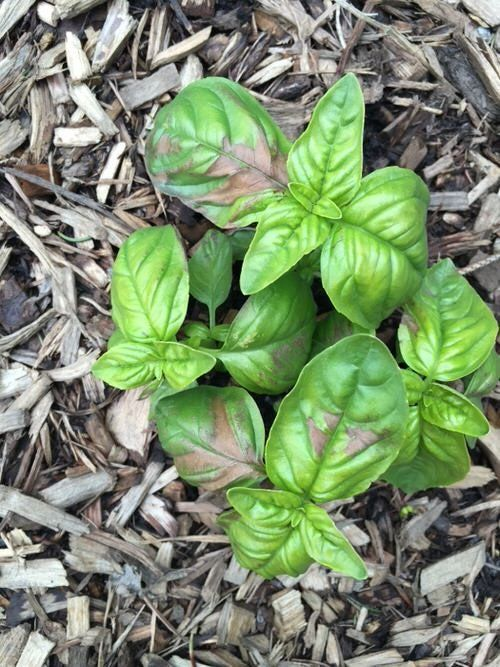
#> input picture cropguard/dataset/malade/Basil Leaves Turning Black or Brown_ Reasons and Solutions.jpeg, 500 x 667 px; its folder holds only this picture in this run
$ python -i caracteristiques.py   (imports and definitions only)
#> lines starting #> are read from the running program, lines starting #| are printed output that depends on the picture; after the words box and inside, x2 and y2 are one past the last pixel; in counts of white or black regions, pixels touching at a corner belong together
# Analyse d'une feuille : on isole la FEUILLE (on ecarte le fond : terre, paillage,
# ombres), puis on repere les parties qui s'ecartent du vert sain a l'INTERIEUR de la
# feuille : taches noires, taches blanches, jaunissement, pourriture.
#
# Honnete : c'est une heuristique couleur + forme, pas un modele entraine par maladie.
# Elle marche le mieux sur un gros plan d'une feuille. Le verdict global (sain / a
# surveiller / malade) vient du modele entraine (extraire + entrainer.py), qui recoit
# maintenant AUSSI la part de chaque symptome : il "voit" donc les taches.

from PIL import Image, ImageFilter
import numpy as np

TAILLE = 160

COULEURS = {
    "Jaunissement":   (245, 180, 40),
    "Taches blanches":(90, 170, 255),
    "Taches noires":  (255, 120, 40),
    "Pourriture":     (245, 60, 100),
}

def _bool_to_img(m):
    return Image.fromarray((m * 255).astype("uint8"))

def _dilate(m, it):
    img = _bool_to_img(m)
    for _ in range(it):
        img = img.filter(ImageFilter.MaxFilter(5))
    return np.asarray(img) > 127

def _erode(m, it):
    img = _bool_to_img(m)
    for _ in range(it):
        img = img.filter(ImageFilter.MinFilter(5))
    return np.asarray(img) > 127

def _ouvrir(m):
    return _dilate(_erode(m, 1), 1)   # enleve les pixels isoles

def _analyse(chemin):
    petite = Image.open(chemin).convert("RGB").resize((TAILLE, TAILLE))
    rgb = np.asarray(petite)
    hsv = np.asarray(petite.convert("HSV"), dtype=np.float32)
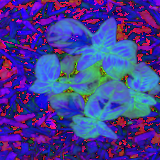
#> hsv: shape (160, 160, 3) float32; mean R, G, B 70.3, 59.9, 144.8
    h, s, v = hsv[:, :, 0], hsv[:, :, 1], hsv[:, :, 2]
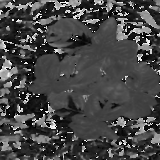
#> h: shape (160, 160) float32; min 0, max 252, mean 70.3
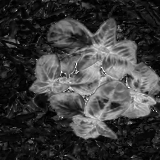
#> s: shape (160, 160) float32; min 0, max 255, mean 59.9

    # 1) Tissu sain : vert a vert clair (lime), assez sature, pas sombre.
    #    (teintes en 0-255 : ~48 = jaune-vert, ~120 = vert-bleu ; sous 48 = jaune)
    sain = (h >= 48) & (h <= 120) & (s > 55) & (v > 55)
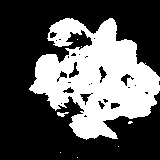
#> sain: shape (160, 160) bool; 34.8% white; 8 white regions (6 under 20 px), largest, box (x1, y1, x2, y2) and area: (29, 18, 160, 140) 8851, (57, 112, 69, 117) 35

    # 2) Feuille = tissu sain avec ses trous rebouches (fermeture morphologique).
    #    Les taches interieures rejoignent la feuille ; le fond exterieur reste dehors.
    feuille = _erode(_dilate(sain, 6), 6)
#> after the loop in _dilate, `for _ in range(it):`: img: PIL image 160x160 L; 68.3% white; 2 black regions, box (x1, y1, x2, y2) and area: (0, 0, 160, 160) 7145, (90, 128, 160, 160) 962
#> after the loop in _erode, `for _ in range(it):`: img: PIL image 160x160 L; 43.8% white; 1 white region, box (x1, y1, x2, y2) and area: (29, 18, 160, 160) 11205
    # On analyse un peu a l'INTERIEUR du bord : l'anneau feuille/fond n'est ni vraiment
    # sain ni vraiment fond, il ne doit pas etre compte comme un symptome.
    interieur = _erode(feuille, 2)
#> in _erode (call 2), `return np.asarray(img) > 127`: returned value: shape (160, 160) bool; 36% white; 2 white regions, box (x1, y1, x2, y2) and area: (38, 23, 160, 136) 9165, (64, 156, 74, 160) 40
    aire = max(int(interieur.sum()), 1)
#> aire = 9205

    # 3) Symptomes = pixels de l'interieur de la feuille qui ne sont PAS du tissu sain.
    anormal = interieur & (~sain)
#> anormal: shape (160, 160) bool; 6% white; 34 white regions (19 under 20 px), largest, box (x1, y1, x2, y2) and area: (51, 30, 92, 63) 490, (59, 96, 84, 116) 215, (103, 116, 129, 132) 129
    reste = anormal.copy()

    noir = reste & (v < 70)
#> noir: shape (160, 160) bool; 2% white; 24 white regions (15 under 20 px), largest, box (x1, y1, x2, y2) and area: (51, 47, 69, 62) 92, (69, 62, 79, 78) 63, (99, 66, 107, 83) 58
    reste = reste & (~noir)
#> reste: shape (160, 160) bool; 4% white; 42 white regions (34 under 20 px), largest, box (x1, y1, x2, y2) and area: (51, 30, 92, 54) 378, (59, 96, 84, 116) 215, (103, 120, 115, 132) 71
    blanc = reste & (v > 195) & (s < 55)
#> blanc: shape (160, 160) bool; 0.8% white in thin lines or dots, all inside (x1, y1, x2, y2) = (55, 28, 160, 136)
    reste = reste & (~blanc)
#> reste: shape (160, 160) bool; 3.2% white; 45 white regions (37 under 20 px), largest, box (x1, y1, x2, y2) and area: (51, 31, 92, 54) 272, (61, 96, 84, 116) 154, (86, 26, 100, 34) 68
    jaune = reste & (h < 48) & (s > 70) & (v >= 100)
#> jaune: shape (160, 160) bool; 0.21% white in thin lines or dots, all inside (x1, y1, x2, y2) = (62, 36, 160, 112)
    reste = reste & (~jaune)
#> reste: shape (160, 160) bool; 3% white in thin lines or dots, all inside (x1, y1, x2, y2) = (51, 26, 160, 160)
    pourri = reste & (h < 45) & (s >= 25) & (v >= 45) & (v <= 160)
#> pourri: shape (160, 160) bool; 0.48% white in thin lines or dots, all inside (x1, y1, x2, y2) = (51, 27, 160, 160)

    masques = {
        "Taches noires":  _ouvrir(noir),
        "Taches blanches":_ouvrir(blanc),
        "Jaunissement":   _ouvrir(jaune),
        "Pourriture":     _ouvrir(pourri),
    }
#> in _erode (call 3), `return np.asarray(img) > 127`: returned value: shape (160, 160) bool; 0.02% white in thin lines or dots, all inside (x1, y1, x2, y2) = (60, 53, 62, 56)
#> the loop in _dilate (call 2), `for _ in range(it):` made 1 pass
#> pass 1, in _dilate (call 2), `img = img.filter(ImageFilter.MaxFilter(5))`:
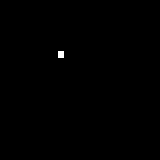
#> img: PIL image 160x160 L; 0.16% white; 1 white region, box (x1, y1, x2, y2) and area: (58, 51, 64, 58) 42
    parts = {nom: round(float(m.sum()) / aire * 100, 1) for nom, m in masques.items()}
#> parts = {'Taches noires': 0.5, 'Taches blanches': 0, 'Jaunissement': 0, 'Pourriture': 0}
    return rgb, hsv, sain, interieur, masques, parts

# --- Ce que recoit le modele entraine ---
def extraire(chemin):
    rgb, hsv, sain, feuille, masques, parts = _analyse(chemin)
    h, s, v = hsv[:, :, 0], hsv[:, :, 1], hsv[:, :, 2]
    aire = max(int(feuille.sum()), 1)

    # histogramme de teinte sur le tissu SAIN (12 tranches)
    hist, _ = np.histogram(h[sain], bins=12, range=(0, 255))
    hist = hist / max(int(sain.sum()), 1)

    # parts de symptomes (0..1) : le modele "voit" enfin les taches
    sympt = np.array([parts["Taches noires"], parts["Taches blanches"],
                      parts["Jaunissement"], parts["Pourriture"]], dtype=np.float32) / 100.0
    total = float(sum(m.sum() for m in masques.values())) / aire
    part_saine = float(sain.sum()) / aire

    extra = np.array([total, part_saine, s.mean() / 255, v.mean() / 255], dtype=np.float32)
    return np.concatenate([hist.astype(np.float32), sympt, extra])

# --- Ce qu'affiche le tableau de bord ---
def analyser_symptomes(chemin):
    *_, masques, parts = _analyse(chemin)
    total = round(min(sum(parts.values()), 100.0), 1)
    dominant = max(parts, key=parts.get)
    if parts[dominant] < 6:
        dominant = None
    return parts, dominant, total

def part_atteinte(chemin):
    *_, parts = _analyse(chemin)
    return round(min(sum(parts.values()), 100.0), 1)

def image_annotee(chemin):
    rgb, hsv, sain, feuille, masques, parts = _analyse(chemin)
#> masques = 4 items
    arr = rgb.copy()
    for nom, m in masques.items():
        couleur = np.array(COULEURS[nom])
        arr[m] = (0.4 * arr[m] + 0.6 * couleur).astype("uint8")
#> this loop made 4 passes
#> (nom, couleur) on passes 1 to 4: ('Taches noires', [255, 120, 40]), ('Taches blanches', [90, 170, 255]), ('Jaunissement', [245, 180, 40]), ('Pourriture', [245, 60, 100])
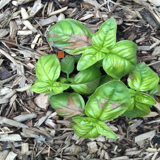
#> arr: shape (160, 160, 3); mean R, G, B 123.9, 142.4, 109
    return Image.fromarray(arr).resize(Image.open(chemin).size)
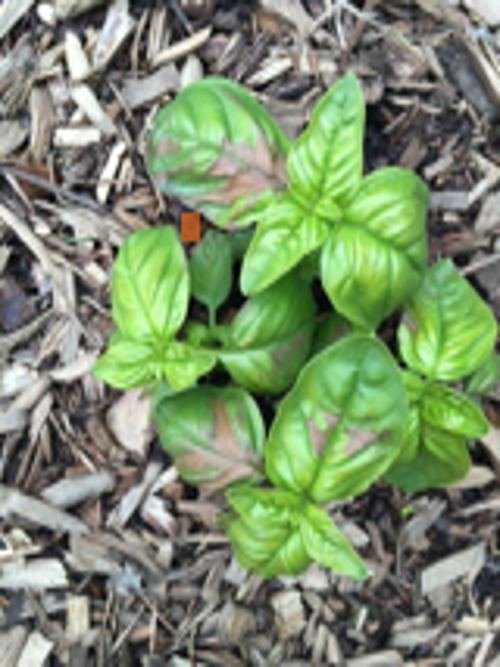
#> returned value: PIL image 500x667 RGB; mean R, G, B 123.9, 142.4, 109

>>> result = image_annotee('dataset/malade/Basil Leaves Turning Black or Brown_ Reasons and Solutions.jpeg')

$ run again, on cropguard/dataset/malade/bv.jpeg
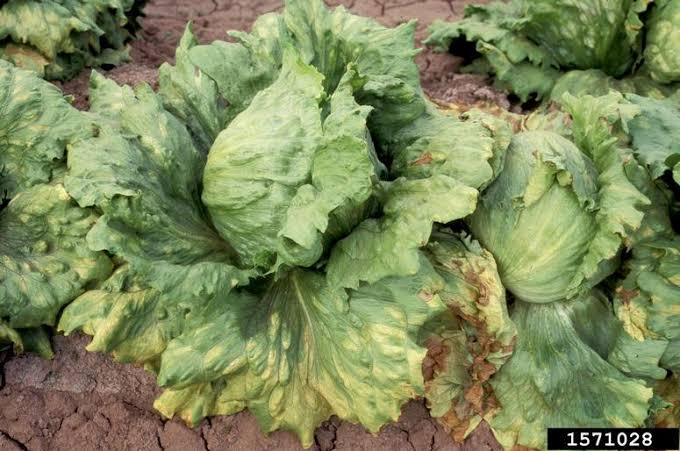
#> input picture cropguard/dataset/malade/bv.jpeg, 680 x 451 px
#> sain: shape (160, 160) bool; 67.1% white; 149 black regions (130 under 20 px), largest, box (x1, y1, x2, y2) and area: (0, 88, 128, 160) 4406, (76, 0, 136, 63) 1034, (0, 0, 67, 45) 997
#> aire = 23857
#> anormal: shape (160, 160) bool; 26.5% white; 151 white regions (130 under 20 px), largest, box (x1, y1, x2, y2) and area: (49, 88, 128, 160) 2548, (76, 0, 136, 63) 1034, (0, 0, 67, 45) 997
#> noir: shape (160, 160) bool; 5.4% white; 82 white regions (66 under 20 px), largest, box (x1, y1, x2, y2) and area: (129, 151, 160, 160) 180, (129, 1, 154, 29) 165, (67, 70, 91, 98) 104
#> blanc: shape (160, 160) bool; 1.1% white in thin lines or dots
#> jaune: shape (160, 160) bool; 13.1% white; 111 white regions (96 under 20 px), largest, box (x1, y1, x2, y2) and area: (49, 88, 128, 160) 2199, (97, 17, 128, 47) 259, (19, 102, 34, 122) 86
#> pourri: shape (160, 160) bool; 3.6% white in thin lines or dots
#> in _analyse, `parts = {nom: round(float(m.sum()) / aire * 100, 1) for nom, m in masq..`: parts = {'Taches noires': 0.7, 'Taches blanches': 0, 'Jaunissement': 7.1, 'Pourriture': 0.2}
#> in image_annotee, `rgb, hsv, sain, feuille, masques, parts = _analyse(chemin)`: masques = 4 items
#> the loop in image_annotee, `for nom, m in masques.items():` made 4 passes
#> (nom, couleur) on passes 1 to 4: ('Taches noires', [255, 120, 40]), ('Taches blanches', [90, 170, 255]), ('Jaunissement', [245, 180, 40]), ('Pourriture', [245, 60, 100])
#> after the loop in image_annotee, `for nom, m in masques.items():`:
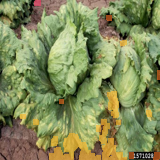
#> arr: shape (160, 160, 3); mean R, G, B 130.7, 139.3, 89.6
#> in image_annotee, `return Image.fromarray(arr).resize(Image.open(chemin).size)`:
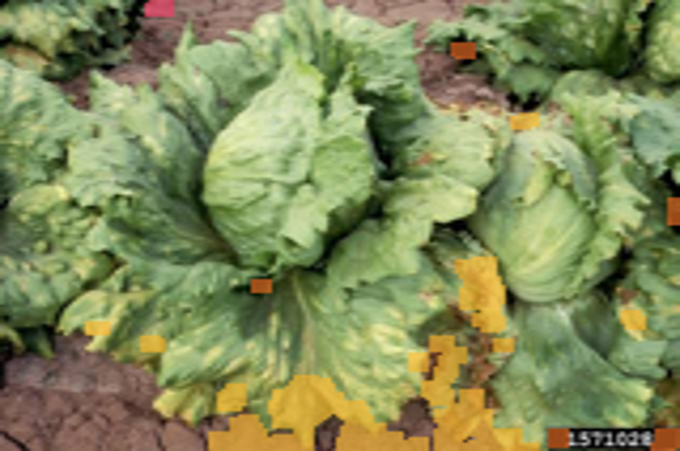
#> returned value: PIL image 680x451 RGB; mean R, G, B 130.8, 139.3, 89.6

$ run again, on cropguard/dataset/malade/ds.jpeg
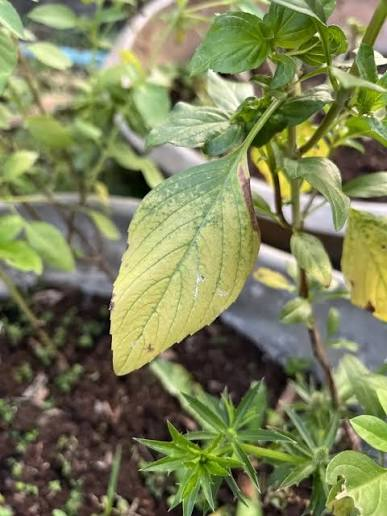
#> input picture cropguard/dataset/malade/ds.jpeg, 387 x 516 px
#> in _analyse, `sain = (h >= 48) & (h <= 120) & (s > 55) & (v > 55)`:
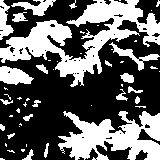
#> sain: shape (160, 160) bool; 38.7% white; 52 white regions (31 under 20 px), largest, box (x1, y1, x2, y2) and area: (0, 0, 160, 87) 4711, (58, 111, 160, 160) 2959, (0, 66, 34, 85) 435
#> aire = 19477
#> anormal: shape (160, 160) bool; 39.2% white; 50 white regions (37 under 20 px), largest, box (x1, y1, x2, y2) and area: (78, 20, 160, 134) 2881, (0, 0, 114, 60) 2672, (0, 81, 75, 160) 2393
#> noir: shape (160, 160) bool; 9.1% white; 98 white regions (77 under 20 px), largest, box (x1, y1, x2, y2) and area: (0, 87, 30, 127) 511, (79, 109, 122, 127) 353, (48, 147, 75, 160) 139
#> blanc: shape (160, 160) bool; 3.7% white; 83 white regions (76 under 20 px), largest, box (x1, y1, x2, y2) and area: (63, 32, 94, 51) 202, (86, 21, 105, 35) 136, (41, 0, 71, 22) 122
#> jaune: shape (160, 160) bool; 7.9% white; 149 white regions (128 under 20 px), largest, box (x1, y1, x2, y2) and area: (48, 0, 97, 24) 378, (124, 32, 149, 50) 150, (7, 15, 28, 38) 139
#> pourri: shape (160, 160) bool; 7.8% white in thin lines or dots
#> the loop in _dilate (call 5), `for _ in range(it):` made 1 pass
#> pass 1, in _dilate (call 5), `img = img.filter(ImageFilter.MaxFilter(5))`:
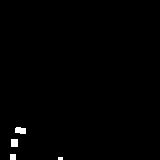
#> img: PIL image 160x160 L; 0.68% white; 4 white regions (1 under 20 px), largest, box (x1, y1, x2, y2) and area: (15, 127, 26, 134) 66, (11, 139, 18, 147) 56, (10, 154, 16, 160) 36
#> in _analyse, `parts = {nom: round(float(m.sum()) / aire * 100, 1) for nom, m in masq..`: parts = {'Taches noires': 3.9, 'Taches blanches': 0.6, 'Jaunissement': 2.8, 'Pourriture': 0.9}
#> in image_annotee, `rgb, hsv, sain, feuille, masques, parts = _analyse(chemin)`: masques = 4 items
#> the loop in image_annotee, `for nom, m in masques.items():` made 4 passes
#> (nom, couleur) on passes 1 to 4: ('Taches noires', [255, 120, 40]), ('Taches blanches', [90, 170, 255]), ('Jaunissement', [245, 180, 40]), ('Pourriture', [245, 60, 100])

$ run again, on cropguard/dataset/malade/fh.jpeg
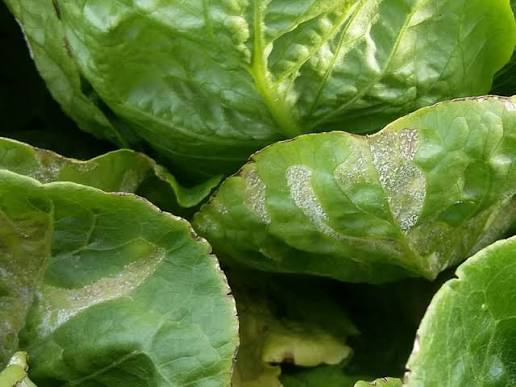
#> input picture cropguard/dataset/malade/fh.jpeg, 516 x 387 px
#> sain: shape (160, 160) bool; 80.1% white; 62 black regions (51 under 20 px), largest, box (x1, y1, x2, y2) and area: (66, 102, 144, 160) 2577, (0, 0, 82, 78) 1439, (106, 49, 129, 76) 201
#> aire = 25039
#> anormal: shape (160, 160) bool; 18% white; 63 white regions (51 under 20 px), largest, box (x1, y1, x2, y2) and area: (66, 102, 144, 160) 2577, (10, 40, 82, 78) 770, (106, 49, 129, 76) 201
#> noir: shape (160, 160) bool; 13.4% white; 26 white regions (16 under 20 px), largest, box (x1, y1, x2, y2) and area: (66, 102, 144, 157) 2056, (11, 40, 78, 78) 657, (0, 0, 11, 27) 174
#> blanc: shape (160, 160) bool; 1% white in thin lines or dots
#> jaune: shape (160, 160) bool; 1.6% white; 28 white regions (24 under 20 px), largest, box (x1, y1, x2, y2) and area: (82, 139, 104, 151) 173, (106, 49, 129, 60) 70, (10, 61, 27, 69) 44, (77, 155, 87, 160) 30
#> pourri: shape (160, 160) bool; 0.2% white in thin lines or dots, all inside (x1, y1, x2, y2) = (18, 39, 156, 160)
#> in _analyse, `parts = {nom: round(float(m.sum()) / aire * 100, 1) for nom, m in masq..`: parts = {'Taches noires': 11.1, 'Taches blanches': 0, 'Jaunissement': 0.7, 'Pourriture': 0}
#> in image_annotee, `rgb, hsv, sain, feuille, masques, parts = _analyse(chemin)`: masques = 4 items
#> the loop in image_annotee, `for nom, m in masques.items():` made 4 passes
#> (nom, couleur) on passes 1 to 4: ('Taches noires', [255, 120, 40]), ('Taches blanches', [90, 170, 255]), ('Jaunissement', [245, 180, 40]), ('Pourriture', [245, 60, 100])
#> in image_annotee, `return Image.fromarray(arr).resize(Image.open(chemin).size)`:
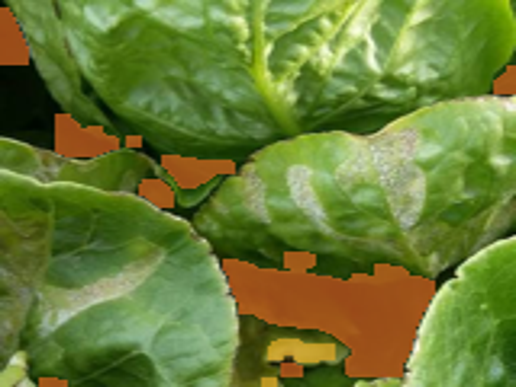
#> returned value: PIL image 516x387 RGB; mean R, G, B 105.9, 124.6, 53.3
